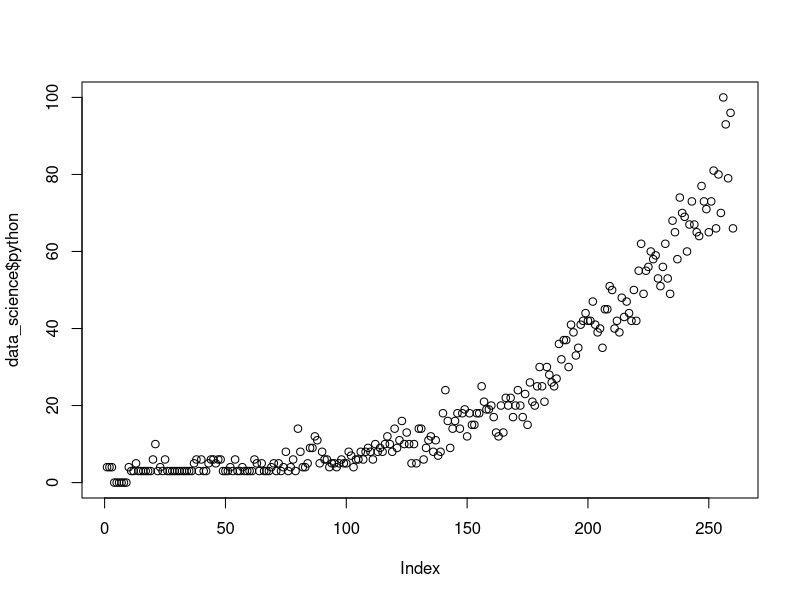
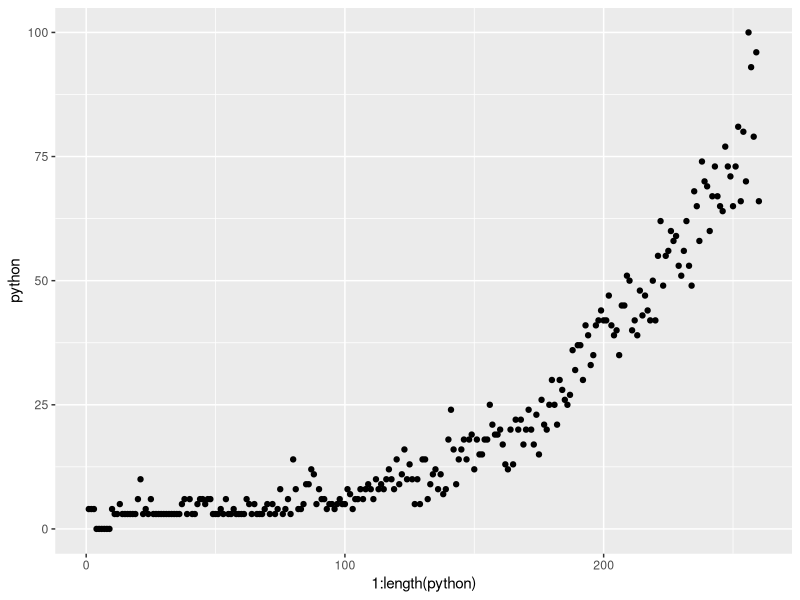
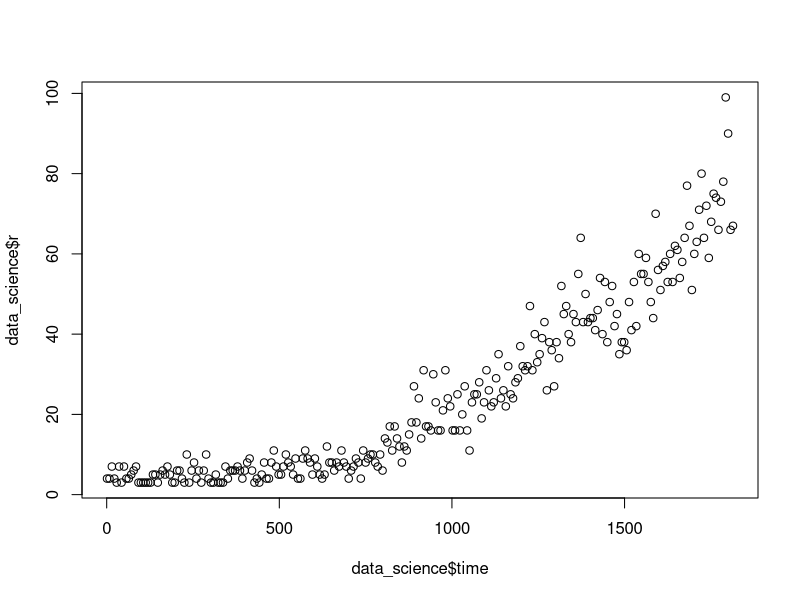
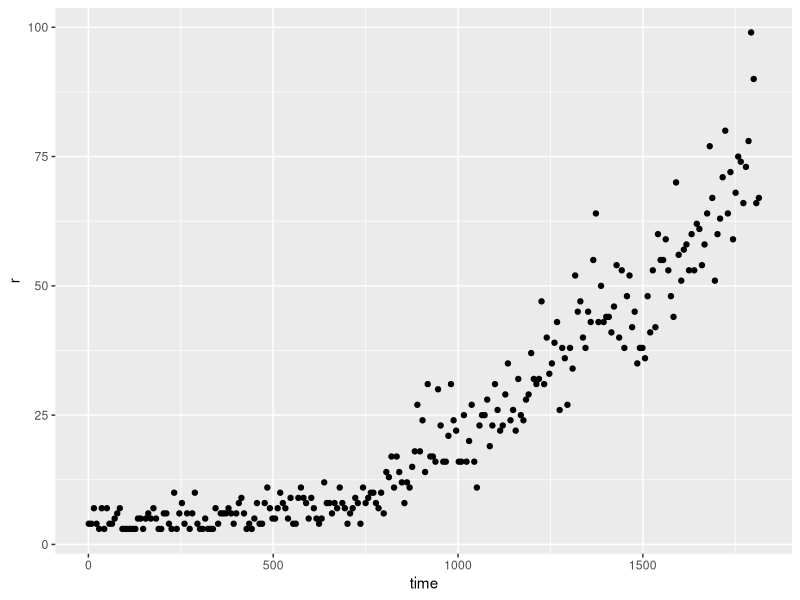
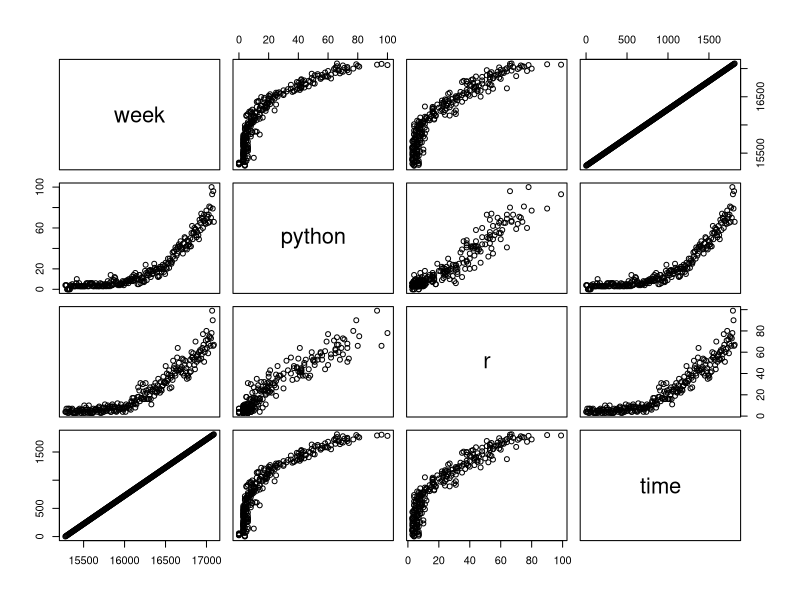
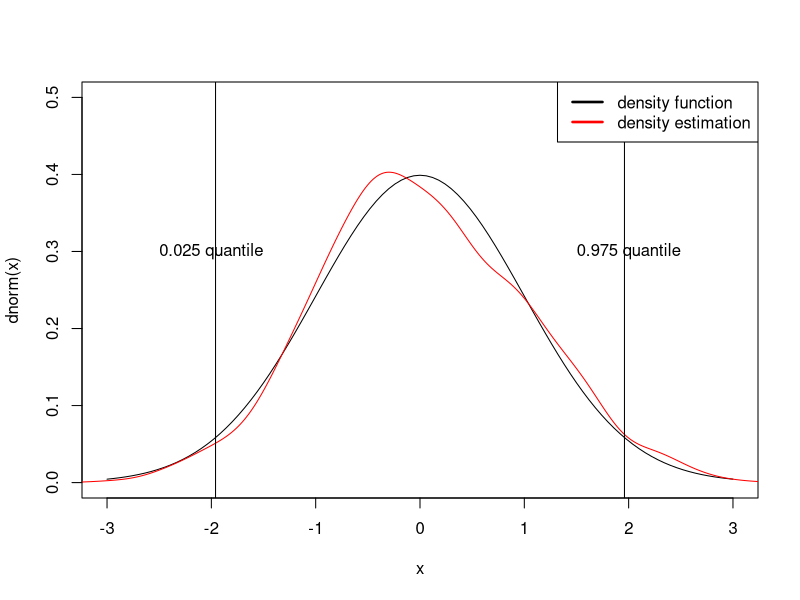
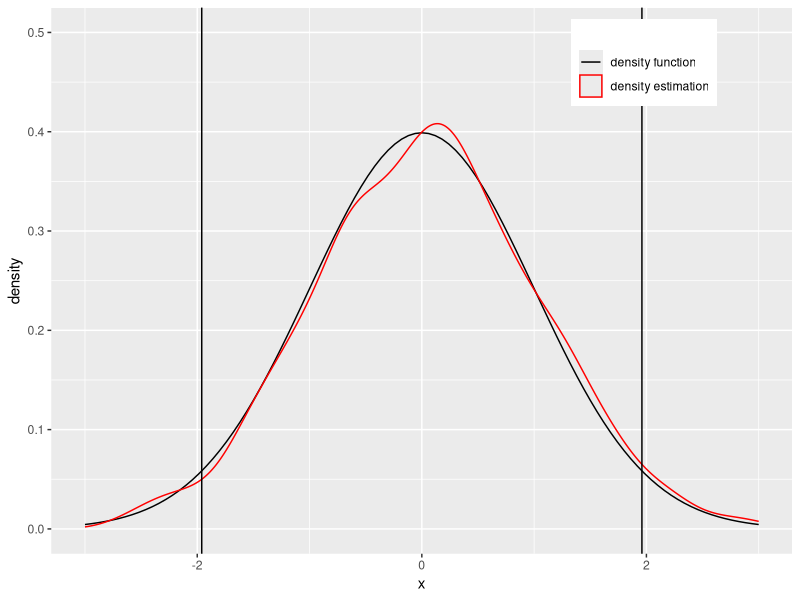
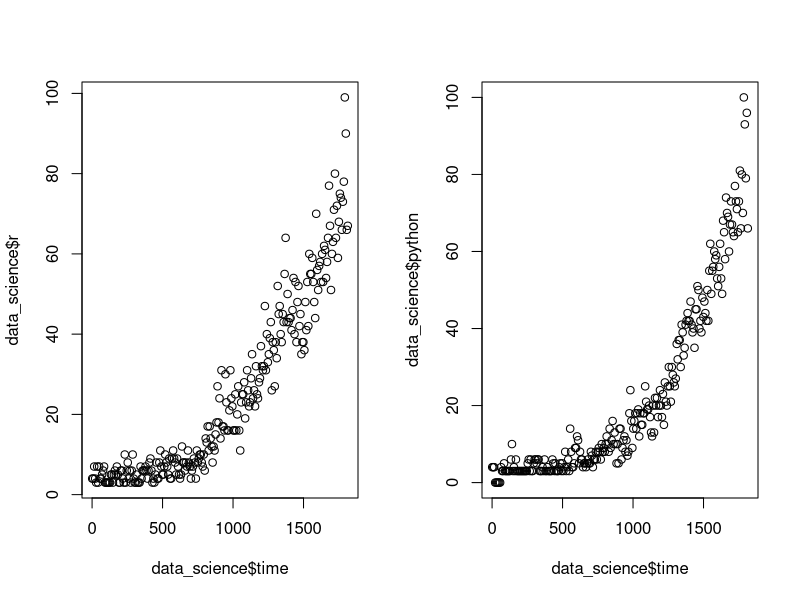

Reproduce these figures in R, in order.
## ---- chunk 1
data_science <- read.csv("data_science.csv")
# convert string to date object 
data_science$week <- as.Date(data_science$week, "%Y-%m-%d")
# create a numeric column representing the time
data_science$time <- as.numeric(data_science$week)
data_science$time <- data_science$time - data_science$time[1] + 1
## ---- chunk 2
plot(data_science$python)


library(ggplot2)
#tidyverse
ggplot(data_science)+geom_point(aes(x=1:length(python), y=python))
## ---- chunk 3
plot(data_science$time, data_science$r)

#tidyverse
ggplot(data_science)+geom_point(aes(x=time, y=r))
## ---- chunk 4
plot(data_science)
## ---- chunk 5
curve(dnorm, xlim = c(-3, 3), ylim = c(0, 0.5))  # create a plot for the density of normal distribution
lines(density(rnorm(1000)), col = "red") # add a line (kernel density estimation) to the plot created
abline(v=qnorm(0.025)) # add a vertical line (0.025 quanitle of standrad normal distribution)
abline(v=qnorm(0.975)) # add a vertical line (0.975 quanitle of standrad normal distribution)
text(-2, 0.3, "0.025 quantile") # add text
text(2, 0.3, "0.975 quantile") # add text
legend("topright", c("density function", "density estimation"), 
       lwd=c(2.5,2.5), # Line widths in the legend
       col=c("black", "red")) # Add legend

#tidyverse
ggplot(data = data.frame(data = rnorm(1000)))+
        stat_function(fun = dnorm, mapping=aes(color = 'density function'))+
        geom_density(aes(x=data, color = 'density estimation'))+
        geom_vline(xintercept=qnorm(0.025))+
        geom_vline(xintercept=qnorm(0.975))+
        scale_colour_manual("", 
                      breaks = c("density function", "density estimation"),
                      values = c("black", "red"))+
        xlab("x")+
        xlim(-3,3)+
        ylim(0,0.5)+
        theme(legend.position = c(0.8, 0.9))
## ---- chunk 6
library(tidyr)

par(mfrow=c(1, 2))
plot(data_science$time, data_science$r)
plot(data_science$time, data_science$python)

#tidyverse

data_wide =  pivot_longer(data_science,
	cols = c(r, python),
	names_to = "Language",
	values_to = "Search index") 

ggplot(data_wide, aes(x = time, y = `Search index`)) +
	geom_point() + facet_wrap(. ~ Language) +
	theme_bw()
## ---- chunk 7
# Uncomment the following lines to install the packages 
# install.packages("devtools")
# devtools::install_github("thomasp85/patchwork")
## ---- chunk 8
library(ggplot2)
library(patchwork)

p1 <- ggplot(mtcars) + geom_point(aes(mpg, disp))
p2 <- ggplot(mtcars) + geom_boxplot(aes(gear, disp, group = gear))

p1 + p2 
## ---- chunk 9
p3 <- ggplot(mtcars) + geom_smooth(aes(disp, qsec), formula = 'y~x' ,method = 'loess')
p4 <- ggplot(mtcars) + geom_bar(aes(carb))


(p1 | p2 | p3) /
      p4

(p1 | p2)/
  (p3 | p4)
## ---- chunk 10
python.lm <- lm(python ~ time, data = data_science)
r.lm <- lm(r ~ time, data = data_science)
plot(data_science$time, data_science$python, cex = 0.5, col = "blue4",xlab = "Time", ylab = "Relative Trend",main = "Google trend of data science languages")
abline(python.lm$coefficients[1], python.lm$coefficients[2], col = "blue4")
points(data_science$time, data_science$r, cex = 0.5, col = "red4")
abline(r.lm$coefficients[1], r.lm$coefficients[2], col = "red4")
legend("topleft",c("python", "r"), fill=c("blue4","red4"))

## ---- chunk 11
# Insert your code here and save your fitted model as
# `python.poly` and `r.poly`
# python.poly <- 
# summary(python.poly)
# r.poly <- 
# summary(r.poly)
## ---- chunk 12
# Uncomment the line of your answer for this question: (r)
# intercept.r.sig <- TRUE
# time.r.sig <- TRUE
# time.r.square.sig <- TRUE
# time.r.cubic.sig <- TRUE
## ---- chunk 13
# Uncomment the line of your answer for this question: (python)
# intercept.python.sig <- TRUE
# time.python.sig <- TRUE
# time.python.square.sig <- TRUE
# time.python.cubic.sig <- TRUE
## ---- chunk 14
# Insert your code here for plotting

## ---- chunk 15
pirate <- read.csv("pirate.csv")
pirate$Day <- as.Date(pirate$Day, "%Y-%m-%d")
data_science$time <- as.numeric(data_science$week)
data_science$time <- as.numeric(data_science$week) - as.numeric(data_science$week)[1]
## ---- chunk 16
plot(unclass(pirate$Day), pirate$pirates, cex = 0.5, col = "blue4",
     xlab = "Time", ylab = "Relative Trend", ylim = c(0, 100),
     main = "Google trend of priate and global warming", xaxt='n')
axis(1, at = pirate$Day[c(1, 30, 61, 90)], 
     labels = as.character(pirate$Day)[c(1, 30, 61, 90)])
points(pirate$Day, pirate$global.warming, cex = 0.5, col = "red4")
lines(pirate$Day, pirate$pirates, col = "blue")
lines(pirate$Day, pirate$global.warming, col = "red")
legend("topright", legend = c("pirate", "global warming"), 
       fill = c("blue4", "red4"))
## ---- chunk 17
pirate.lm <- lm(global.warming ~ pirates, data = pirate)

plot(pirate$pirates, pirate$global.warming, cex = 0.5, col = "blue4",
     xlab = "pirates", ylab = "global warming",
     main = "Google trend of pirate and gobal warming")
abline(pirate.lm)

cor(pirate$pirates, pirate$global.warming)
## ---- chunk 18
summary(pirate.lm)
## ---- chunk 19
flu <- read.csv("flu.csv", stringsAsFactors = FALSE)
flu$Date <- as.Date(flu$Date)
## ---- chunk 20
plot(flu$Date, flu$California, 
     type = "o", cex = 0.4, 
     xlab="Age (days)",
     ylab="Circumference (mm)" )
## ---- chunk 21
loess.results <- loess.smooth(x = data_science$week, y = data_science$r)
loess.results
plot(loess.results$x, loess.results$y)
## ---- chunk 22
scatter.smooth(x=data_science$time,y=data_science$r)
## ---- chunk 23

data_science %>% ggplot(aes(
	x = time, y = r
)) + geom_point(size = 0.7) +
	geom_smooth(
		method = 'loess', span = 2/3,
		formula = y ~ poly(x, degree = 1),
		se = F) +
	theme_bw()
## ---- chunk 24
loess.fitted <- loess(r~time, data = data_science)
summary(loess.fitted)
## ---- chunk 25
predict(loess.fitted, data.frame(time = c(1000, 1500)))
## ---- chunk 26
# Insert your code here


